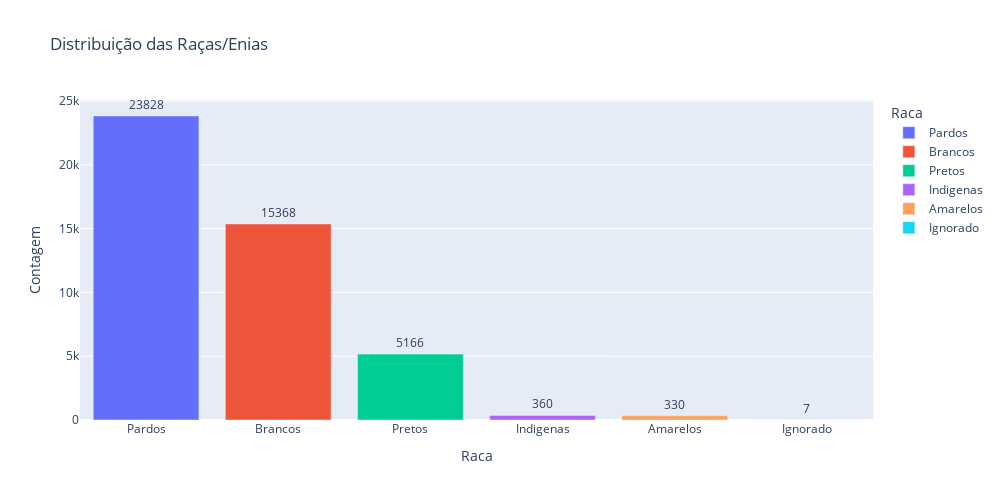

The notebook cell saved with this chart:
### Markdown cell above
Como visto na literatura dos artigos científicos da área médica, as pessoas que são pardas e pretas possuem um **fator genético que as predispõe à desenvolver hipertensão**.

Portanto, é válido categorizar as diferentes raças e etnias em Pretos e Não Pretos para restringir o escopo do problema.

### Code cell
#Dicionario para mapeamento.
dicionario = {
    1: 'Brancos',
    2: 'Pretos',
    3: 'Amarelos',
    4: 'Pardos',
    5: 'Indigenas',
    9: 'Ignorado',
}

contagem = df["Raca_etnia"].value_counts().reset_index()
contagem.columns = ['Raca', 'Contagem']

#mapeamento das instruções na própria coluna Instrução.
contagem['Raca'] = contagem['Raca'].map(dicionario)
contagem = contagem.sort_values(by='Contagem', ascending=False)

# Supondo que a coluna de nível de instrução seja 'NivelInstrucao'
fig = px.bar(
    contagem,
    x='Raca',
    y='Contagem',
    labels={'count': 'Contagem', 'Raca_etnia': 'Raça/Etnia'},
    title='Distribuição das Raças/Enias',
    color='Raca',
    text='Contagem'
)

fig.update_traces(textposition='outside')

fig.update_layout(
    width=1000,
    height=500,
)

fig.show()

### Figure 1 — Plotly figure (JSON) as saved in the notebook; plotly's stock layout.template omitted (floating-point values rounded to 4 significant figures)
{"data": [{"alignmentgroup": "True", "hovertemplate": "Raca=%{x}<br>Contagem=%{text}<extra></extra>", "legendgroup": "Pardos", "marker": {"color": "#636efa", "pattern": {"shape": ""}}, "name": "Pardos", "offsetgroup": "Pardos", "orientation": "v", "showlegend": true, "text": [23828], "textposition": "outside", "type": "bar", "x": ["Pardos"], "xaxis": "x", "y": [23828], "yaxis": "y"}, {"alignmentgroup": "True", "hovertemplate": "Raca=%{x}<br>Contagem=%{text}<extra></extra>", "legendgroup": "Brancos", "marker": {"color": "#EF553B", "pattern": {"shape": ""}}, "name": "Brancos", "offsetgroup": "Brancos", "orientation": "v", "showlegend": true, "text": [15368], "textposition": "outside", "type": "bar", "x": ["Brancos"], "xaxis": "x", "y": [15368], "yaxis": "y"}, {"alignmentgroup": "True", "hovertemplate": "Raca=%{x}<br>Contagem=%{text}<extra></extra>", "legendgroup": "Pretos", "marker": {"color": "#00cc96", "pattern": {"shape": ""}}, "name": "Pretos", "offsetgroup": "Pretos", "orientation": "v", "showlegend": true, "text": [5166], "textposition": "outside", "type": "bar", "x": ["Pretos"], "xaxis": "x", "y": [5166], "yaxis": "y"}, {"alignmentgroup": "True", "hovertemplate": "Raca=%{x}<br>Contagem=%{text}<extra></extra>", "legendgroup": "Indigenas", "marker": {"color": "#ab63fa", "pattern": {"shape": ""}}, "name": "Indigenas", "offsetgroup": "Indigenas", "orientation": "v", "showlegend": true, "text": [360], "textposition": "outside", "type": "bar", "x": ["Indigenas"], "xaxis": "x", "y": [360], "yaxis": "y"}, {"alignmentgroup": "True", "hovertemplate": "Raca=%{x}<br>Contagem=%{text}<extra></extra>", "legendgroup": "Amarelos", "marker": {"color": "#FFA15A", "pattern": {"shape": ""}}, "name": "Amarelos", "offsetgroup": "Amarelos", "orientation": "v", "showlegend": true, "text": [330], "textposition": "outside", "type": "bar", "x": ["Amarelos"], "xaxis": "x", "y": [330], "yaxis": "y"}, {"alignmentgroup": "True", "hovertemplate": "Raca=%{x}<br>Contagem=%{text}<extra></extra>", "legendgroup": "Ignorado", "marker": {"color": "#19d3f3", "pattern": {"shape": ""}}, "name": "Ignorado", "offsetgroup": "Ignorado", "orientation": "v", "showlegend": true, "text": [7], "textposition": "outside", "type": "bar", "x": ["Ignorado"], "xaxis": "x", "y": [7], "yaxis": "y"}], "layout": {"barmode": "relative", "height": 500, "legend": {"title": {"text": "Raca"}, "tracegroupgap": 0}, "title": {"text": "Distribuição das Raças/Enias"}, "width": 1000, "xaxis": {"anchor": "y", "autorange": true, "categoryarray": ["Pardos", "Brancos", "Pretos", "Indigenas", "Amarelos", "Ignorado"], "categoryorder": "array", "domain": [0, 1], "range": [-0.5, 5.5], "title": {"text": "Raca"}, "type": "category"}, "yaxis": {"anchor": "x", "autorange": true, "domain": [0, 1], "range": [0, 25080.0], "title": {"text": "Contagem"}, "type": "linear"}}}
